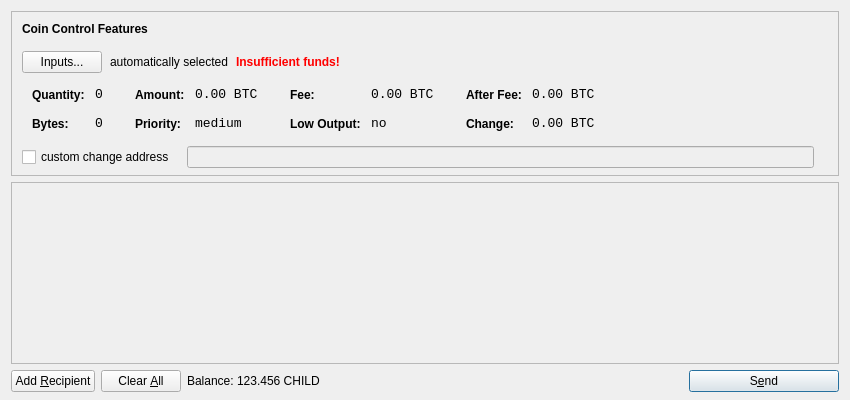
<?xml version="1.0" encoding="UTF-8"?>
<ui version="4.0">
 <class>SendCoinsDialog</class>
 <widget class="QDialog" name="SendCoinsDialog">
  <property name="geometry">
   <rect>
    <x>0</x>
    <y>0</y>
    <width>850</width>
    <height>400</height>
   </rect>
  </property>
  <property name="windowTitle">
   <string>Send Coins</string>
  </property>
  <layout class="QVBoxLayout" name="verticalLayout" stretch="0,1,0">
   <property name="bottomMargin">
    <number>8</number>
   </property>
   <item>
    <widget class="QFrame" name="frameCoinControl">
     <property name="sizePolicy">
      <sizepolicy hsizetype="Expanding" vsizetype="Expanding">
       <horstretch>0</horstretch>
       <verstretch>0</verstretch>
      </sizepolicy>
     </property>
     <property name="maximumSize">
      <size>
       <width>16777215</width>
       <height>16777215</height>
      </size>
     </property>
     <property name="frameShape">
      <enum>QFrame::StyledPanel</enum>
     </property>
     <property name="frameShadow">
      <enum>QFrame::Sunken</enum>
     </property>
     <layout class="QVBoxLayout" name="verticalLayoutCoinControl2">
      <property name="spacing">
       <number>-1</number>
      </property>
      <property name="leftMargin">
       <number>0</number>
      </property>
      <property name="topMargin">
       <number>0</number>
      </property>
      <property name="rightMargin">
       <number>0</number>
      </property>
      <property name="bottomMargin">
       <number>6</number>
      </property>
      <item>
       <layout class="QVBoxLayout" name="verticalLayoutCoinControl" stretch="0,0,0,0,1">
        <property name="spacing">
         <number>0</number>
        </property>
        <property name="leftMargin">
         <number>10</number>
        </property>
        <property name="topMargin">
         <number>10</number>
        </property>
        <item>
         <layout class="QHBoxLayout" name="horizontalLayoutCoinControl1">
          <property name="bottomMargin">
           <number>15</number>
          </property>
          <item>
           <widget class="QLabel" name="labelCoinControlFeatures">
            <property name="sizePolicy">
             <sizepolicy hsizetype="Preferred" vsizetype="Maximum">
              <horstretch>0</horstretch>
              <verstretch>0</verstretch>
             </sizepolicy>
            </property>
            <property name="font">
             <font>
              <weight>75</weight>
              <bold>true</bold>
             </font>
            </property>
            <property name="styleSheet">
             <string notr="true">font-weight:bold;</string>
            </property>
            <property name="text">
             <string>Coin Control Features</string>
            </property>
           </widget>
          </item>
         </layout>
        </item>
        <item>
         <layout class="QHBoxLayout" name="horizontalLayoutCoinControl2" stretch="0,0,0,0">
          <property name="spacing">
           <number>8</number>
          </property>
          <property name="bottomMargin">
           <number>10</number>
          </property>
          <item>
           <widget class="QPushButton" name="pushButtonCoinControl">
            <property name="styleSheet">
             <string notr="true"/>
            </property>
            <property name="text">
             <string>Inputs...</string>
            </property>
           </widget>
          </item>
          <item>
           <widget class="QLabel" name="labelCoinControlAutomaticallySelected">
            <property name="text">
             <string>automatically selected</string>
            </property>
            <property name="margin">
             <number>5</number>
            </property>
           </widget>
          </item>
          <item>
           <widget class="QLabel" name="labelCoinControlInsuffFunds">
            <property name="font">
             <font>
              <weight>75</weight>
              <bold>true</bold>
             </font>
            </property>
            <property name="styleSheet">
             <string notr="true">color:red;font-weight:bold;</string>
            </property>
            <property name="text">
             <string>Insufficient funds!</string>
            </property>
            <property name="margin">
             <number>5</number>
            </property>
           </widget>
          </item>
          <item>
           <spacer name="horizontalSpacerCoinControl">
            <property name="orientation">
             <enum>Qt::Horizontal</enum>
            </property>
            <property name="sizeHint" stdset="0">
             <size>
              <width>40</width>
              <height>1</height>
             </size>
            </property>
           </spacer>
          </item>
         </layout>
        </item>
        <item>
         <widget class="QWidget" name="widgetCoinControl" native="true">
          <property name="sizePolicy">
           <sizepolicy hsizetype="Preferred" vsizetype="Preferred">
            <horstretch>0</horstretch>
            <verstretch>0</verstretch>
           </sizepolicy>
          </property>
          <property name="minimumSize">
           <size>
            <width>0</width>
            <height>0</height>
           </size>
          </property>
          <property name="styleSheet">
           <string notr="true"/>
          </property>
          <layout class="QHBoxLayout" name="horizontalLayoutCoinControl5">
           <property name="margin">
            <number>0</number>
           </property>
           <item>
            <layout class="QHBoxLayout" name="horizontalLayoutCoinControl3" stretch="0,0,0,1">
             <property name="spacing">
              <number>20</number>
             </property>
             <property name="topMargin">
              <number>0</number>
             </property>
             <property name="bottomMargin">
              <number>10</number>
             </property>
             <item>
              <layout class="QFormLayout" name="formLayoutCoinControl1">
               <property name="horizontalSpacing">
                <number>10</number>
               </property>
               <property name="verticalSpacing">
                <number>14</number>
               </property>
               <property name="leftMargin">
                <number>10</number>
               </property>
               <property name="topMargin">
                <number>4</number>
               </property>
               <property name="rightMargin">
                <number>6</number>
               </property>
               <item row="0" column="0">
                <widget class="QLabel" name="labelCoinControlQuantityText">
                 <property name="styleSheet">
                  <string notr="true">font-weight:bold;</string>
                 </property>
                 <property name="text">
                  <string>Quantity:</string>
                 </property>
                 <property name="margin">
                  <number>0</number>
                 </property>
                </widget>
               </item>
               <item row="0" column="1">
                <widget class="QLabel" name="labelCoinControlQuantity">
                 <property name="font">
                  <font>
                   <family>Monospace</family>
                   <pointsize>10</pointsize>
                  </font>
                 </property>
                 <property name="cursor">
                  <cursorShape>IBeamCursor</cursorShape>
                 </property>
                 <property name="contextMenuPolicy">
                  <enum>Qt::ActionsContextMenu</enum>
                 </property>
                 <property name="text">
                  <string notr="true">0</string>
                 </property>
                 <property name="margin">
                  <number>0</number>
                 </property>
                 <property name="textInteractionFlags">
                  <set>Qt::LinksAccessibleByMouse|Qt::TextSelectableByKeyboard|Qt::TextSelectableByMouse</set>
                 </property>
                </widget>
               </item>
               <item row="1" column="0">
                <widget class="QLabel" name="labelCoinControlBytesText">
                 <property name="styleSheet">
                  <string notr="true">font-weight:bold;</string>
                 </property>
                 <property name="text">
                  <string>Bytes:</string>
                 </property>
                </widget>
               </item>
               <item row="1" column="1">
                <widget class="QLabel" name="labelCoinControlBytes">
                 <property name="font">
                  <font>
                   <family>Monospace</family>
                   <pointsize>10</pointsize>
                  </font>
                 </property>
                 <property name="cursor">
                  <cursorShape>IBeamCursor</cursorShape>
                 </property>
                 <property name="contextMenuPolicy">
                  <enum>Qt::ActionsContextMenu</enum>
                 </property>
                 <property name="text">
                  <string notr="true">0</string>
                 </property>
                 <property name="textInteractionFlags">
                  <set>Qt::LinksAccessibleByMouse|Qt::TextSelectableByKeyboard|Qt::TextSelectableByMouse</set>
                 </property>
                </widget>
               </item>
              </layout>
             </item>
             <item>
              <layout class="QFormLayout" name="formLayoutCoinControl2">
               <property name="horizontalSpacing">
                <number>10</number>
               </property>
               <property name="verticalSpacing">
                <number>14</number>
               </property>
               <property name="leftMargin">
                <number>6</number>
               </property>
               <property name="topMargin">
                <number>4</number>
               </property>
               <property name="rightMargin">
                <number>6</number>
               </property>
               <item row="0" column="0">
                <widget class="QLabel" name="labelCoinControlAmountText">
                 <property name="styleSheet">
                  <string notr="true">font-weight:bold;</string>
                 </property>
                 <property name="text">
                  <string>Amount:</string>
                 </property>
                 <property name="margin">
                  <number>0</number>
                 </property>
                </widget>
               </item>
               <item row="0" column="1">
                <widget class="QLabel" name="labelCoinControlAmount">
                 <property name="font">
                  <font>
                   <family>Monospace</family>
                   <pointsize>10</pointsize>
                  </font>
                 </property>
                 <property name="cursor">
                  <cursorShape>IBeamCursor</cursorShape>
                 </property>
                 <property name="contextMenuPolicy">
                  <enum>Qt::ActionsContextMenu</enum>
                 </property>
                 <property name="text">
                  <string notr="true">0.00 BTC</string>
                 </property>
                 <property name="textInteractionFlags">
                  <set>Qt::LinksAccessibleByMouse|Qt::TextSelectableByKeyboard|Qt::TextSelectableByMouse</set>
                 </property>
                </widget>
               </item>
               <item row="1" column="0">
                <widget class="QLabel" name="labelCoinControlPriorityText">
                 <property name="styleSheet">
                  <string notr="true">font-weight:bold;</string>
                 </property>
                 <property name="text">
                  <string>Priority:</string>
                 </property>
                </widget>
               </item>
               <item row="1" column="1">
                <widget class="QLabel" name="labelCoinControlPriority">
                 <property name="font">
                  <font>
                   <family>Monospace</family>
                   <pointsize>10</pointsize>
                  </font>
                 </property>
                 <property name="cursor">
                  <cursorShape>IBeamCursor</cursorShape>
                 </property>
                 <property name="contextMenuPolicy">
                  <enum>Qt::ActionsContextMenu</enum>
                 </property>
                 <property name="text">
                  <string>medium</string>
                 </property>
                 <property name="textInteractionFlags">
                  <set>Qt::LinksAccessibleByMouse|Qt::TextSelectableByKeyboard|Qt::TextSelectableByMouse</set>
                 </property>
                </widget>
               </item>
              </layout>
             </item>
             <item>
              <layout class="QFormLayout" name="formLayoutCoinControl3">
               <property name="horizontalSpacing">
                <number>10</number>
               </property>
               <property name="verticalSpacing">
                <number>14</number>
               </property>
               <property name="leftMargin">
                <number>6</number>
               </property>
               <property name="topMargin">
                <number>4</number>
               </property>
               <property name="rightMargin">
                <number>6</number>
               </property>
               <item row="0" column="0">
                <widget class="QLabel" name="labelCoinControlFeeText">
                 <property name="styleSheet">
                  <string notr="true">font-weight:bold;</string>
                 </property>
                 <property name="text">
                  <string>Fee:</string>
                 </property>
                 <property name="margin">
                  <number>0</number>
                 </property>
                </widget>
               </item>
               <item row="0" column="1">
                <widget class="QLabel" name="labelCoinControlFee">
                 <property name="font">
                  <font>
                   <family>Monospace</family>
                   <pointsize>10</pointsize>
                  </font>
                 </property>
                 <property name="cursor">
                  <cursorShape>IBeamCursor</cursorShape>
                 </property>
                 <property name="contextMenuPolicy">
                  <enum>Qt::ActionsContextMenu</enum>
                 </property>
                 <property name="text">
                  <string notr="true">0.00 BTC</string>
                 </property>
                 <property name="textInteractionFlags">
                  <set>Qt::LinksAccessibleByMouse|Qt::TextSelectableByKeyboard|Qt::TextSelectableByMouse</set>
                 </property>
                </widget>
               </item>
               <item row="1" column="0">
                <widget class="QLabel" name="labelCoinControlLowOutputText">
                 <property name="styleSheet">
                  <string notr="true">font-weight:bold;</string>
                 </property>
                 <property name="text">
                  <string>Low Output:</string>
                 </property>
                </widget>
               </item>
               <item row="1" column="1">
                <widget class="QLabel" name="labelCoinControlLowOutput">
                 <property name="font">
                  <font>
                   <family>Monospace</family>
                   <pointsize>10</pointsize>
                  </font>
                 </property>
                 <property name="cursor">
                  <cursorShape>IBeamCursor</cursorShape>
                 </property>
                 <property name="contextMenuPolicy">
                  <enum>Qt::ActionsContextMenu</enum>
                 </property>
                 <property name="text">
                  <string>no</string>
                 </property>
                 <property name="textInteractionFlags">
                  <set>Qt::LinksAccessibleByMouse|Qt::TextSelectableByKeyboard|Qt::TextSelectableByMouse</set>
                 </property>
                </widget>
               </item>
              </layout>
             </item>
             <item>
              <layout class="QFormLayout" name="formLayoutCoinControl4">
               <property name="horizontalSpacing">
                <number>10</number>
               </property>
               <property name="verticalSpacing">
                <number>14</number>
               </property>
               <property name="leftMargin">
                <number>6</number>
               </property>
               <property name="topMargin">
                <number>4</number>
               </property>
               <property name="rightMargin">
                <number>6</number>
               </property>
               <item row="0" column="0">
                <widget class="QLabel" name="labelCoinControlAfterFeeText">
                 <property name="styleSheet">
                  <string notr="true">font-weight:bold;</string>
                 </property>
                 <property name="text">
                  <string>After Fee:</string>
                 </property>
                 <property name="margin">
                  <number>0</number>
                 </property>
                </widget>
               </item>
               <item row="0" column="1">
                <widget class="QLabel" name="labelCoinControlAfterFee">
                 <property name="font">
                  <font>
                   <family>Monospace</family>
                   <pointsize>10</pointsize>
                  </font>
                 </property>
                 <property name="cursor">
                  <cursorShape>IBeamCursor</cursorShape>
                 </property>
                 <property name="contextMenuPolicy">
                  <enum>Qt::ActionsContextMenu</enum>
                 </property>
                 <property name="text">
                  <string notr="true">0.00 BTC</string>
                 </property>
                 <property name="textInteractionFlags">
                  <set>Qt::LinksAccessibleByMouse|Qt::TextSelectableByKeyboard|Qt::TextSelectableByMouse</set>
                 </property>
                </widget>
               </item>
               <item row="1" column="0">
                <widget class="QLabel" name="labelCoinControlChangeText">
                 <property name="styleSheet">
                  <string notr="true">font-weight:bold;</string>
                 </property>
                 <property name="text">
                  <string>Change:</string>
                 </property>
                </widget>
               </item>
               <item row="1" column="1">
                <widget class="QLabel" name="labelCoinControlChange">
                 <property name="font">
                  <font>
                   <family>Monospace</family>
                   <pointsize>10</pointsize>
                  </font>
                 </property>
                 <property name="cursor">
                  <cursorShape>IBeamCursor</cursorShape>
                 </property>
                 <property name="contextMenuPolicy">
                  <enum>Qt::ActionsContextMenu</enum>
                 </property>
                 <property name="text">
                  <string notr="true">0.00 BTC</string>
                 </property>
                 <property name="textInteractionFlags">
                  <set>Qt::LinksAccessibleByMouse|Qt::TextSelectableByKeyboard|Qt::TextSelectableByMouse</set>
                 </property>
                </widget>
               </item>
              </layout>
             </item>
            </layout>
           </item>
          </layout>
         </widget>
        </item>
        <item>
         <layout class="QHBoxLayout" name="horizontalLayoutCoinControl4" stretch="0,0,0">
          <property name="spacing">
           <number>12</number>
          </property>
          <property name="sizeConstraint">
           <enum>QLayout::SetDefaultConstraint</enum>
          </property>
          <property name="topMargin">
           <number>5</number>
          </property>
          <property name="rightMargin">
           <number>5</number>
          </property>
          <item>
           <widget class="QCheckBox" name="checkBoxCoinControlChange">
            <property name="text">
             <string>custom change address</string>
            </property>
           </widget>
          </item>
          <item>
           <widget class="QLineEdit" name="lineEditCoinControlChange">
            <property name="enabled">
             <bool>false</bool>
            </property>
            <property name="sizePolicy">
             <sizepolicy hsizetype="Expanding" vsizetype="Fixed">
              <horstretch>0</horstretch>
              <verstretch>0</verstretch>
             </sizepolicy>
            </property>
           </widget>
          </item>
          <item>
           <widget class="QLabel" name="labelCoinControlChangeLabel">
            <property name="sizePolicy">
             <sizepolicy hsizetype="Preferred" vsizetype="Expanding">
              <horstretch>0</horstretch>
              <verstretch>0</verstretch>
             </sizepolicy>
            </property>
            <property name="minimumSize">
             <size>
              <width>0</width>
              <height>0</height>
             </size>
            </property>
            <property name="text">
             <string/>
            </property>
            <property name="margin">
             <number>3</number>
            </property>
           </widget>
          </item>
         </layout>
        </item>
        <item>
         <spacer name="verticalSpacerCoinControl">
          <property name="orientation">
           <enum>Qt::Vertical</enum>
          </property>
          <property name="sizeHint" stdset="0">
           <size>
            <width>800</width>
            <height>1</height>
           </size>
          </property>
         </spacer>
        </item>
       </layout>
      </item>
     </layout>
    </widget>
   </item>
   <item>
    <widget class="QScrollArea" name="scrollArea">
     <property name="widgetResizable">
      <bool>true</bool>
     </property>
     <widget class="QWidget" name="scrollAreaWidgetContents">
      <property name="geometry">
       <rect>
        <x>0</x>
        <y>0</y>
        <width>830</width>
        <height>165</height>
       </rect>
      </property>
      <layout class="QVBoxLayout" name="verticalLayout_2">
       <property name="margin">
        <number>0</number>
       </property>
       <item>
        <layout class="QVBoxLayout" name="entries">
         <property name="spacing">
          <number>6</number>
         </property>
        </layout>
       </item>
       <item>
        <spacer name="verticalSpacer">
         <property name="orientation">
          <enum>Qt::Vertical</enum>
         </property>
         <property name="sizeHint" stdset="0">
          <size>
           <width>20</width>
           <height>40</height>
          </size>
         </property>
        </spacer>
       </item>
      </layout>
     </widget>
    </widget>
   </item>
   <item>
    <layout class="QHBoxLayout" name="horizontalLayout">
     <item>
      <widget class="QPushButton" name="addButton">
       <property name="toolTip">
        <string>Send to multiple recipients at once</string>
       </property>
       <property name="text">
        <string>Add &amp;Recipient</string>
       </property>
       <property name="icon">
        <iconset resource="../bitcoin.qrc">
         <normaloff>:/icons/add</normaloff>:/icons/add</iconset>
       </property>
       <property name="autoDefault">
        <bool>false</bool>
       </property>
      </widget>
     </item>
     <item>
      <widget class="QPushButton" name="clearButton">
       <property name="sizePolicy">
        <sizepolicy hsizetype="Minimum" vsizetype="Fixed">
         <horstretch>0</horstretch>
         <verstretch>0</verstretch>
        </sizepolicy>
       </property>
       <property name="toolTip">
        <string>Remove all transaction fields</string>
       </property>
       <property name="text">
        <string>Clear &amp;All</string>
       </property>
       <property name="icon">
        <iconset resource="../bitcoin.qrc">
         <normaloff>:/icons/remove</normaloff>:/icons/remove</iconset>
       </property>
       <property name="autoRepeatDelay">
        <number>300</number>
       </property>
       <property name="autoDefault">
        <bool>false</bool>
       </property>
      </widget>
     </item>
     <item>
      <layout class="QHBoxLayout" name="horizontalLayout_2">
       <property name="spacing">
        <number>3</number>
       </property>
       <item>
        <widget class="QLabel" name="label">
         <property name="text">
          <string>Balance:</string>
         </property>
        </widget>
       </item>
       <item>
        <widget class="QLabel" name="labelBalance">
         <property name="cursor">
          <cursorShape>IBeamCursor</cursorShape>
         </property>
         <property name="text">
          <string>123.456 CHILD</string>
         </property>
         <property name="textInteractionFlags">
          <set>Qt::LinksAccessibleByMouse|Qt::TextSelectableByKeyboard|Qt::TextSelectableByMouse</set>
         </property>
        </widget>
       </item>
      </layout>
     </item>
     <item>
      <spacer name="horizontalSpacer">
       <property name="orientation">
        <enum>Qt::Horizontal</enum>
       </property>
       <property name="sizeHint" stdset="0">
        <size>
         <width>40</width>
         <height>20</height>
        </size>
       </property>
      </spacer>
     </item>
     <item>
      <widget class="QPushButton" name="sendButton">
       <property name="minimumSize">
        <size>
         <width>150</width>
         <height>0</height>
        </size>
       </property>
       <property name="toolTip">
        <string>Confirm the send action</string>
       </property>
       <property name="text">
        <string>S&amp;end</string>
       </property>
       <property name="icon">
        <iconset resource="../bitcoin.qrc">
         <normaloff>:/icons/send</normaloff>:/icons/send</iconset>
       </property>
       <property name="default">
        <bool>true</bool>
       </property>
      </widget>
     </item>
    </layout>
   </item>
  </layout>
 </widget>
 <resources>
  <include location="../bitcoin.qrc"/>
 </resources>
 <connections/>
</ui>
